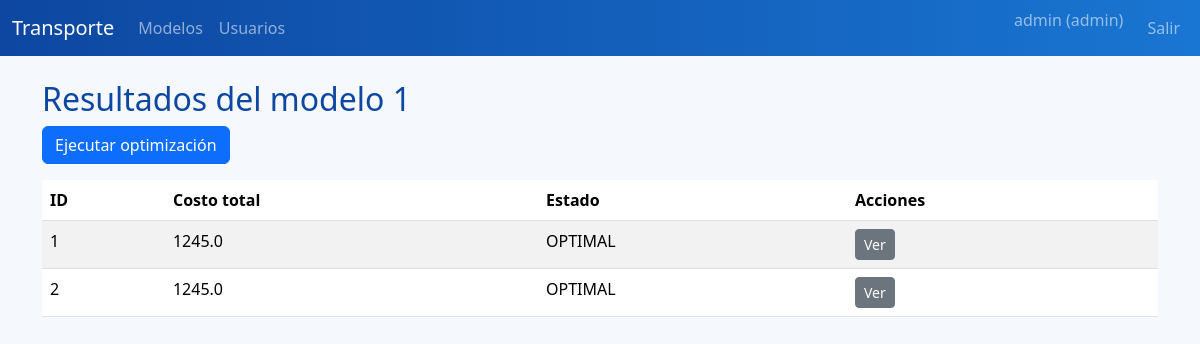
The page /results/1/ (signed in) on the database its author committed.
### app/models/models.py (models this page shows, shortened)
class User(UserMixin, db.Model):
    __tablename__ = 'users'
    id = db.Column(db.Integer, primary_key=True)
    username = db.Column(db.String(64), unique=True, nullable=False)
    email = db.Column(db.String(120), unique=True, nullable=False)
    password_hash = db.Column(db.String(128), nullable=False)
    role = db.Column(db.String(20), nullable=False, default='consulta')
    models = db.relationship('TransportModel', backref='user', lazy=True)

class ResultHeader(db.Model):
    __tablename__ = 'result_headers'
    id = db.Column(db.Integer, primary_key=True)
    model_id = db.Column(db.Integer, db.ForeignKey('transport_models.id'), nullable=False)
    costo_total = db.Column(db.Float, nullable=False)
    estado = db.Column(db.String(64), nullable=False)
    details = db.relationship('ResultDetail', backref='result', lazy=True, cascade='all, delete-orphan')

### app/results/routes.py (the view)
@bp.route('/<int:model_id>/')
@login_required
def index(model_id):
    if not user_owns_model(model_id):
        flash('No tiene acceso a este modelo.', 'danger')
        return redirect(url_for('models_bp.index'))
    headers = ResultHeader.query.filter_by(model_id=model_id).all()
    return render_template('results/index.html', headers=headers, model_id=model_id)

### app/models/models.py (called while the page is built)
@login_manager.user_loader
def load_user(user_id):
    return User.query.get(int(user_id))

### app/results/routes.py (called while the page is built)
def user_owns_model(model_id):
    model = TransportModel.query.filter_by(id=model_id, user_id=current_user.id).first()
    return model is not None

### app/templates/results/index.html (shortened to what this page needs)
{% extends 'base.html' %}
{% block content %}
<h2>Resultados del modelo {{ model_id }}</h2>
<form method="post" action="{{ url_for('results.run', model_id=model_id) }}">
    <button type="submit" class="btn btn-primary mb-3">Ejecutar optimización</button>
</form>
<table class="table table-striped">
    <thead>
        <tr>
            <th>ID</th><th>Costo total</th><th>Estado</th><th>Acciones</th>
        </tr>
    </thead>
    <tbody>
        {% for h in headers %}
        <tr>
            <td>{{ h.id }}</td>
            <td>{{ h.costo_total }}</td>
            <td>{{ h.estado }}</td>
            <td>
                <a href="{{ url_for('results.view', model_id=model_id, result_id=h.id) }}" class="btn btn-sm btn-secondary">Ver</a>
            </td>
        </tr>
        {% endfor %}
    </tbody>
</table>
{% endblock %}

### app/templates/base.html (shortened to what this page needs)
<!doctype html>
<html lang="es">
<head>
    <link href="https://cdn.jsdelivr.net/npm/bootstrap@5.3.3/dist/css/bootstrap.min.css" rel="stylesheet">
    <link rel="stylesheet" href="{{ url_for('static', filename='css/style.css') }}">
</head>
<body>
    <nav class="navbar navbar-expand-lg navbar-dark bg-primary mb-4">
        <div class="container-fluid">
            <a class="navbar-brand" href="{{ url_for('main.dashboard') }}">Transporte</a>
            <div class="collapse navbar-collapse" id="navbarNav">
                <ul class="navbar-nav me-auto">
                    {% if current_user.is_authenticated %}
                    <li class="nav-item"><a class="nav-link" href="{{ url_for('models_bp.index') }}">Modelos</a></li>
                    <li class="nav-item"><a class="nav-link" href="{{ url_for('users.index') }}">Usuarios</a></li>
                    {% endif %}
                </ul>
                <ul class="navbar-nav">
                    {% if current_user.is_authenticated %}
                    <li class="nav-item"><span class="navbar-text me-3">{{ current_user.username }} ({{ current_user.role }})</span></li>
                    <li class="nav-item"><a class="nav-link" href="{{ url_for('auth.logout') }}">Salir</a></li>
                    {% else %}
                    <li class="nav-item"><a class="nav-link" href="{{ url_for('auth.login') }}">Ingresar</a></li>
                    {% endif %}
                </ul>
            </div>
        </div>
    </nav>
    <div class="container">
        {% block content %}{% endblock %}
    </div>
</body>
</html>

### app/static/css/style.css (style rules this page uses)
body { background-color: #f5f8fc; }
.navbar { background: linear-gradient(90deg, #0d47a1, #1976d2); }
h1, h2, h3 { color: #0d47a1; }

### rows shown on the page
User: username "admin", role "admin"
ResultHeader: id "1", costo_total "1245.0", estado "OPTIMAL"
ResultHeader: id "2", costo_total "1245.0", estado "OPTIMAL"

### other values the page prints
{{ model_id }} "1"
